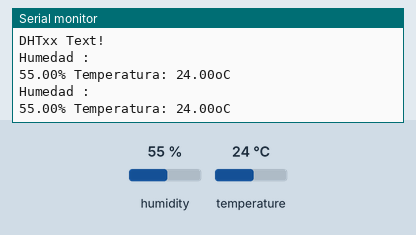
A sketch run on a simulated Arduino Uno, built with avr-gcc and run on an emulated ATmega328P. On the bench: the last lines printed to the serial monitor. The inputs (shaded band) are chosen by the test bench; at power-on: humidity 55 %, temperature 24 °C.

Above: at 4.8 s.
4.9 s: humidity set to 22 %
At 6.9 s:
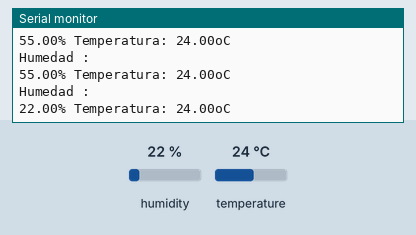
7.9 s: temperature set to 12 °C
At 9.4 s:
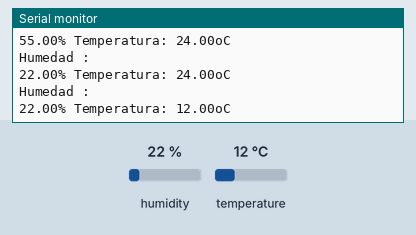
10.9 s: humidity set to 40 %
At 13.0 s:
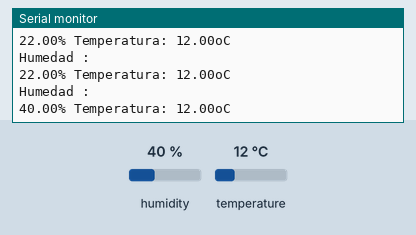
Timing chart, 0 to 14.5 s (numbered marks = the images above; inputs shaded):
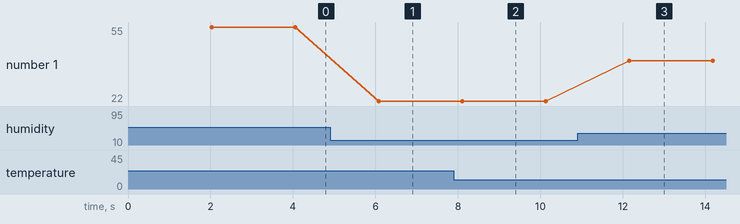

Measured:
- after the input at 4.9 s, the serial monitor: prints a new line after 1.2 s (image 1)
- after the input at 7.9 s, the serial monitor: prints a new line after 0.21 s (image 2)
- after the input at 10.9 s, the serial monitor: prints a new line after 1.3 s (image 3)
- plotted number 1: 55 → 22 after the input at 4.9 s, 22 → 40 after the input at 10.9 s

The sketch:

TemperaturaDHT11.ino
```cpp
// Bibliotecas

#include "DHT.h"


// Constantes
#define DHTPIN 12
#define DHTTYPE DHT11

// nivel de temperatura

// Variables


// Definición de objetos
DHT dht(DHTPIN, DHTTYPE);

// Condiciones iniciales - Se ejecuta sólo una vez al energizar
void setup() {// Inicio de void setup ()
  // Aquí va tu código
  Serial.begin(9600);
  Serial.println(F("DHTxx Text!"));

  dht.begin();

}// Fin de void setup


// Cuerpo del programa - Se ejecuta constamente
void loop() {// Inicio de void loop
  // put your main code here, to run repeatedly:

  delay(2000); // es un sensor lento, lee cada 2 segundos, restricciones del tiempo
  float h = dht.readHumidity();
  float t = dht.readTemperature();
  if (isnan(h) || isnan(t)) {
    Serial.println(F("Faildes to read from DHT sensor!"));
    return;
  }
  Serial.println(F("Humedad :"));
  Serial.print(h);
  Serial.print(F("% Temperatura: "));
  Serial.print(t);
  Serial.println(F("oC "));

}// Fin de void loop

// Funciones del usuario
```
